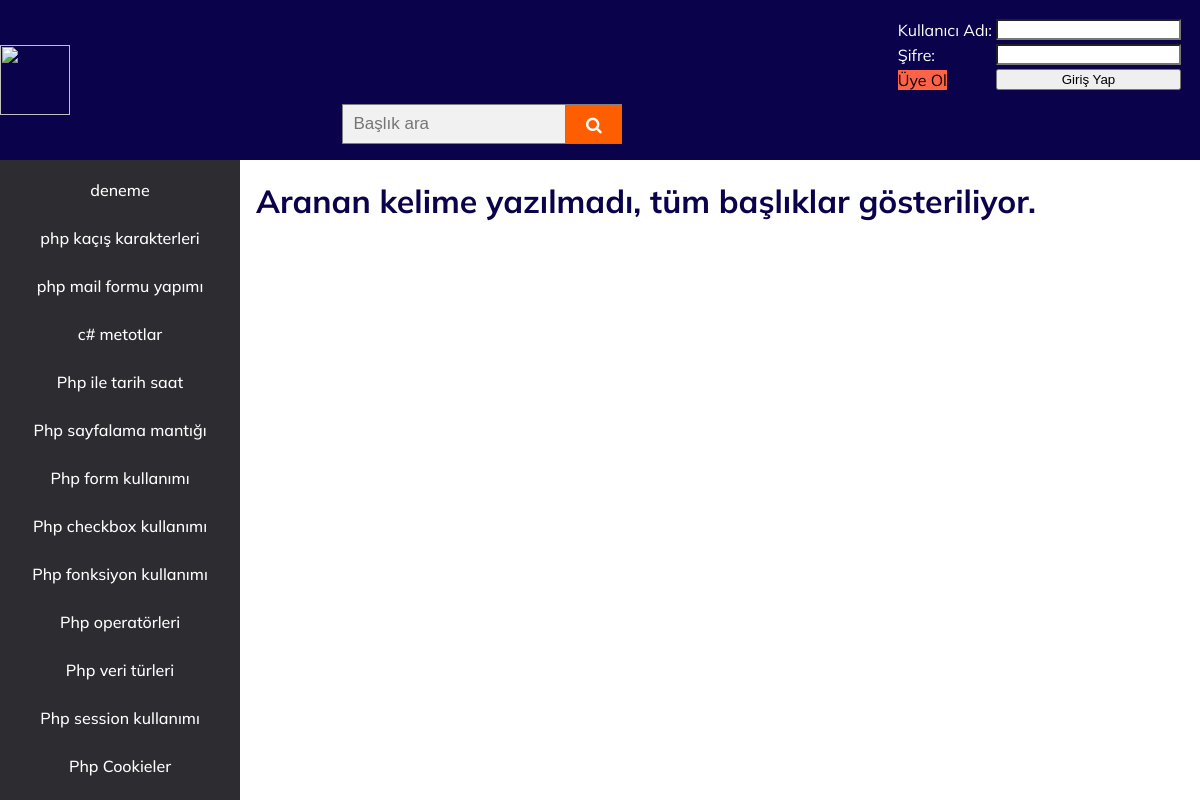
Screenshot of /search.php with the database file from the repository.
### tables this page shows
CREATE TABLE `tbl_titles` (
  `id` int(11) NOT NULL,
  `title` varchar(50) NOT NULL
);

### search.php (the view, shortened to what this page needs)
<html lang="en">
<head>
	<link rel="stylesheet" href="https://cdnjs.cloudflare.com/ajax/libs/font-awesome/4.7.0/css/font-awesome.min.css">
	<link rel="stylesheet" href="style.css">
</head>
<body>
<?php
	include("sqlconnect.php");
	?>
	<div id="top">
		<div id="logodiv">
			<a href="index.php" id="logodivlink"><img src="assets/logo.png" style="height: 70px;"></a>
		</div>
		<div id="search-box">
			<form class="arama" action="search.php" method="GET" style="margin:auto;max-width:300px">
  			<input type="text" placeholder="Başlık ara" name="search" id="search">
  			<button type="submit"><i class="fa fa-search"></i></button>
			</form>
		</div>
		<?php
		if (isset($_SESSION["user"])) { ?>
			<div style="margin-right: 10px; margin-top:10px">
				<a href='title.php'><span class="plusbtn"><img src="assets/plus.png" style="width: 50px;height: 50px;vertical-align:middle;" /> Konu Oluştur</span></a><br>
				<a href='logout.php'><span class="plusbtn"><img src="assets/logout.png" style="padding-left:5px;width: 50px;height: 50px;vertical-align:middle;" /> Çıkış Yap</span></a>
			</div>
		<?php
		} else { ?>
			<div id="login-box">
				<form method="post" action="login.php">
					<table>
						<tr>
							<td><label for="user">Kullanıcı Adı:</label></td>
							<td><input name="user" type="text" class="login-tb" required></td>
						</tr>
						<tr>
							<td><label for="pass">Şifre:</label></td>
							<td><input name="pass" type="text" class="login-tb" required></td>
						</tr>
						<tr>
							<td><a href="register.php" class="memberlink">Üye Ol</a></td>
							<td><input type="submit" value="Giriş Yap" style="width: 100%"></td>
						</tr>
					</table>
				</form>
			</div>
		<?php } ?>
	</div>
	<div id="content">
		<div id="left">
			<div class="titles">
				<?php
				if ($users = $db->query('SELECT title FROM tbl_titles')) {
					foreach ($db->query('SELECT * FROM tbl_titles ORDER BY id DESC limit 21') as $row) {
						echo '<div class="title"><a href="index.php?title=', $row['id'], '" class="leftlink">', $row['title'], '</div></a>';
					}
				} else {
					echo 'Sorguda bir hata meydana geldi.';
					$error = $db->errorInfo();
					echo 'Hata mesajı: ' . $error[2];
				}
				?>
			</div>
		</div>
	</div>
	<div id="right">
		<div id="article-body">
			<?php
				$aranan=$_GET["search"];
				if($aranan==""){
					echo "<h1 style='margin-left:0.5em;'>Aranan kelime yazılmadı, tüm başlıklar gösteriliyor.</h1>";
				}
				else{
				echo "<h1 style='margin-left:0.5em;'>Aranan kelime : '".$aranan."' alakalı başlıklar gösteriliyor.</h1>";
			}
			?>
	</div>
	</div>
</body>
</html>

### style.css (style rules this page uses)
* { box-sizing: border-box; }
html, body { margin: 0; padding: 0; width: 100%; height: 100%; font-family: 'Mulish', sans-serif; color: white; font-weight: 500; }
a { text-decoration: none; color: rgb(248, 112, 0); }
#top { width: 100%; min-height: 8rem; height: 20%; background-color: #0a034c; display: flex; justify-content: space-between; }
#content { width: 100%; height: 80%; display: inline; }
#left { overflow-y: auto; overflow-x: none; background-color: #2d2c30; display: inline; width: 20%; height: 80%; float: left; display: inline; }
#right { width: 80%; height: 80%; float: right; overflow-x: none; overflow-y: auto; color: #0a034c; display: inline; }
#logodiv { align-self: center; }
#search-box { align-self: flex-end; margin-bottom: 1em; }
#login-box { margin-right: 1em; margin-top: 1em; text-align: center; }
.memberlink { text-decoration: none; color: rgb(0, 0, 0); text-align: center; background-color: tomato; }
.titles { display: flex; flex-direction: column; width: 100%; overflow-x: hidden; margin-top: 20px; }
.title { width: 100%; height: 2rem; text-align: center; margin-bottom: 1rem; }
#article-body { width: 100%; height: 100%; background-color: white; overflow-y: scroll; }
.leftlink { text-decoration: none; color: white; }
.login-tb { border-radius: 1px; }
form.arama input[type=text] { padding: 10px; font-size: 17px; border: 1px solid grey; float: left; width: 80%; background: #f1f1f1; height: 40px; }
form.arama button { float: left; width: 20%; padding: 10px; background: #ff5e00; color: white; font-size: 17px; border: 1px solid grey; border-left: none; cursor: pointer; height: 40px; }
form.arama::after { content: ""; clear: both; display: table; }

### rows the page displays
tbl_titles: title "deneme"
tbl_titles: title "php kaçış karakterleri"
tbl_titles: title "php mail formu yapımı"
tbl_titles: title "c# metotlar"
tbl_titles: title "Php ile tarih saat"
tbl_titles: title "Php sayfalama mantığı"
tbl_titles: title "Php form kullanımı"
tbl_titles: title "Php checkbox kullanımı"
tbl_titles: title "Php fonksiyon kullanımı"
tbl_titles: title "Php operatörleri"
tbl_titles: title "Php veri türleri"
tbl_titles: title "Php session kullanımı"
tbl_titles: title "Php Cookieler"
